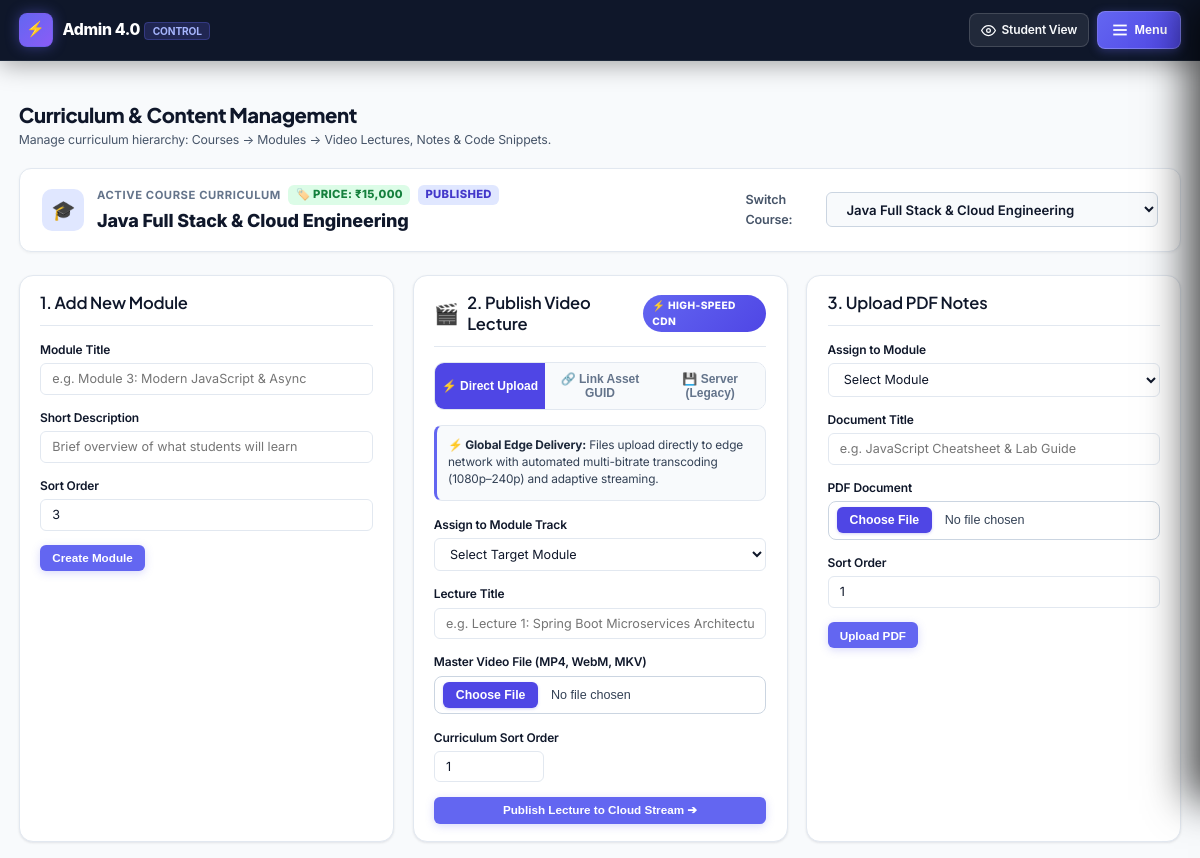
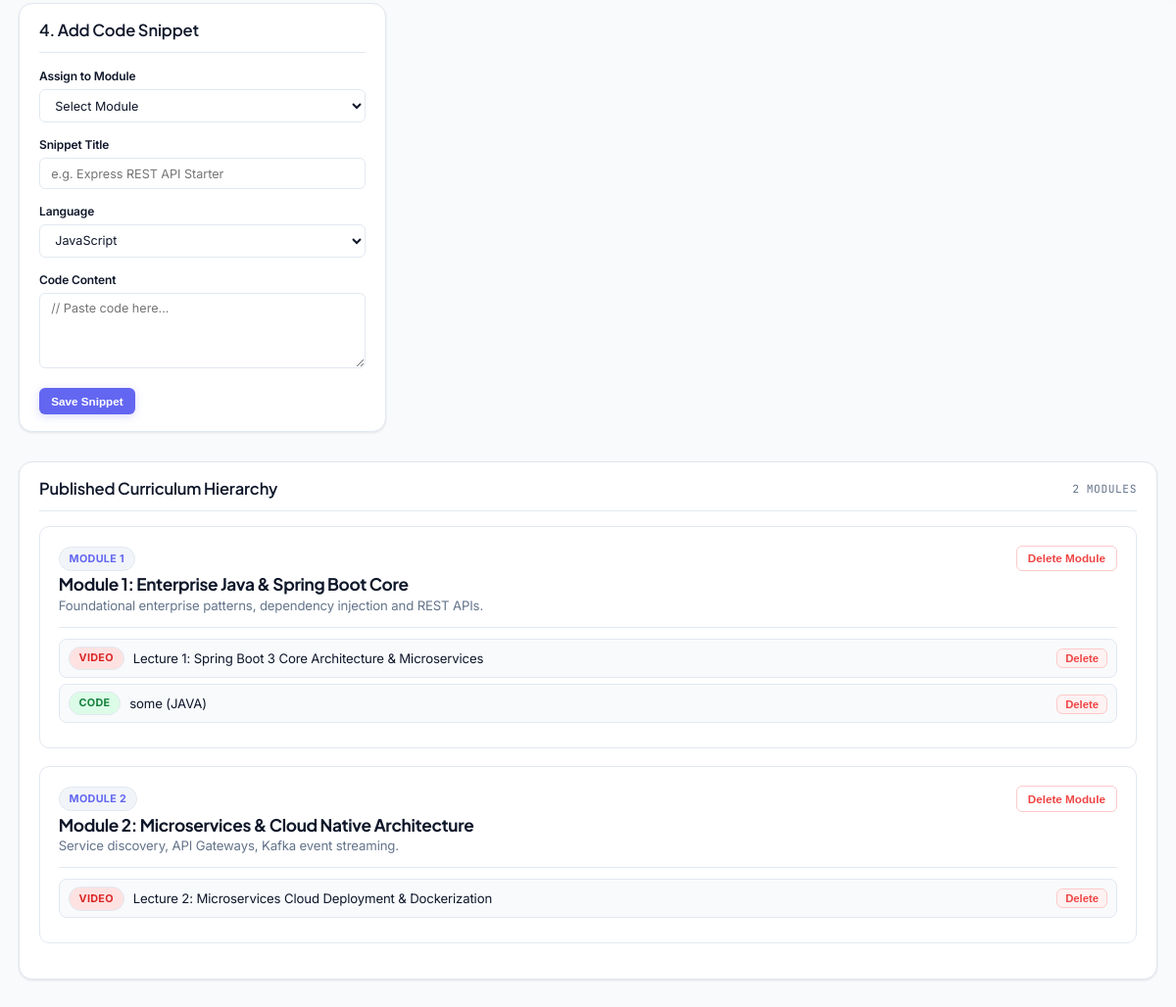
The app's page /admin-content.php (signed in) with its own data (2 pictures, top to bottom).
### tables this page shows
CREATE TABLE `courses` (
  `id` int(11) NOT NULL AUTO_INCREMENT,
  `title` varchar(150) NOT NULL,
  `slug` varchar(180) DEFAULT NULL,
  `description` text DEFAULT NULL,
  `level` varchar(50) DEFAULT 'Beginner to Advanced',
  `duration` varchar(50) DEFAULT '12 Weeks',
  `price` int(11) NOT NULL DEFAULT 15000,
  `status` varchar(20) NOT NULL DEFAULT 'published',
  `published_at` datetime DEFAULT NULL,
  `created_at` timestamp NOT NULL DEFAULT current_timestamp(),
  `updated_at` timestamp NOT NULL DEFAULT current_timestamp() ON UPDATE current_timestamp(),
  PRIMARY KEY (`id`),
  KEY `idx_courses_status` (`status`)
);

CREATE TABLE `modules` (
  `id` int(11) NOT NULL AUTO_INCREMENT,
  `course_id` int(11) NOT NULL,
  `title` varchar(150) NOT NULL,
  `description` text DEFAULT NULL,
  `sort_order` int(11) NOT NULL DEFAULT 0,
  `created_at` timestamp NOT NULL DEFAULT current_timestamp(),
  PRIMARY KEY (`id`),
  KEY `course_id` (`course_id`),
  CONSTRAINT `modules_ibfk_1` FOREIGN KEY (`course_id`) REFERENCES `courses` (`id`) ON DELETE CASCADE
);

CREATE TABLE `videos` (
  `id` int(11) NOT NULL AUTO_INCREMENT,
  `module_id` int(11) NOT NULL,
  `title` varchar(150) NOT NULL,
  `file_path` varchar(255) NOT NULL,
  `sort_order` int(11) NOT NULL DEFAULT 0,
  `created_at` timestamp NOT NULL DEFAULT current_timestamp(),
  `duration` varchar(20) DEFAULT NULL,
  `youtube_id` varchar(20) DEFAULT NULL COMMENT 'YouTube 11-char video ID',
  `video_url` varchar(500) DEFAULT NULL COMMENT 'External video URL (Bunny.net, Vimeo, etc)',
  `bunny_video_id` varchar(100) DEFAULT NULL,
  PRIMARY KEY (`id`),
  KEY `module_id` (`module_id`),
  CONSTRAINT `videos_ibfk_1` FOREIGN KEY (`module_id`) REFERENCES `modules` (`id`) ON DELETE CASCADE
);

CREATE TABLE `code_snippets` (
  `id` int(11) NOT NULL AUTO_INCREMENT,
  `module_id` int(11) NOT NULL,
  `title` varchar(150) NOT NULL,
  `language` varchar(50) NOT NULL DEFAULT 'html',
  `code` longtext NOT NULL,
  `sort_order` int(11) NOT NULL DEFAULT 0,
  `created_at` timestamp NOT NULL DEFAULT current_timestamp(),
  PRIMARY KEY (`id`),
  KEY `module_id` (`module_id`),
  CONSTRAINT `code_snippets_ibfk_1` FOREIGN KEY (`module_id`) REFERENCES `modules` (`id`) ON DELETE CASCADE
);

### admin-content.php (the view, shortened to what the rows shown need)
<?php
require_once __DIR__ . "/config.php";
require_once __DIR__ . "/includes/auth.php";
$courses = $pdo->query("SELECT * FROM courses ORDER BY id ASC")->fetchAll();
$selectedCourseId = isset($_GET['course_id']) ? (int)$_GET['course_id'] : ($courses[0]['id'] ?? 1);
$currentCourse = null;
foreach ($courses as $c) {
    if ((int)$c['id'] === $selectedCourseId) {
        $currentCourse = $c;
        break;
    }
}
$stmtModules = $pdo->prepare("SELECT * FROM modules WHERE course_id = ? ORDER BY sort_order ASC, id ASC");
$stmtModules->execute([$selectedCourseId]);
$modules = $stmtModules->fetchAll();
$videosByModule = [];
foreach ($pdo->query("SELECT * FROM videos ORDER BY sort_order ASC")->fetchAll() as $v) {
    $videosByModule[$v["module_id"]][] = $v;
}
$codeByModule = [];
foreach ($pdo->query("SELECT * FROM code_snippets ORDER BY sort_order ASC")->fetchAll() as $c) {
    $codeByModule[$c["module_id"]][] = $c;
}
?>
<!DOCTYPE html>
<html lang="en">
<head>
    <link rel="stylesheet" href="css/student.css?v=<?php echo time(); ?>">
</head>
<body>
    <main class="app-container">
        <div class="page-header">
            <div class="page-header-text">
                <h1>Curriculum & Content Management</h1>
            </div>
        </div>
        <div class="card" style="margin-bottom: 1.5rem; padding: 1.1rem 1.5rem; background: #ffffff; border: 1px solid #e2e8f0; border-radius: 12px; display: flex; align-items: center; justify-content: space-between; flex-wrap: wrap; gap: 1rem; box-shadow: 0 1px 3px rgba(0,0,0,0.05);">
            <div style="display: flex; align-items: center; gap: 0.85rem;">
                <div>
                    <div style="display: flex; align-items: center; gap: 0.5rem;">
                        <span style="font-size: 0.75rem; font-weight: 700; color: #64748b; text-transform: uppercase; letter-spacing: 0.05em;">Active Course Curriculum</span>
                        <span class="badge" style="background: #dcfce7; color: #15803d; font-weight: 800; font-size: 0.75rem; padding: 0.15rem 0.5rem; border-radius: 6px;">
                            🏷️ Price: ₹<?php echo number_format($currentCourse['price'] ?? 15000); ?>
                        </span>
                        <span class="badge" style="background: #e0e7ff; color: #4338ca; font-weight: 800; font-size: 0.75rem; padding: 0.15rem 0.5rem; border-radius: 6px;">
                            <?php echo strtoupper(e($currentCourse['status'] ?? 'published')); ?>
                        </span>
                    </div>
                    <div style="font-size: 1.2rem; font-weight: 800; color: #0f172a; margin-top: 0.1rem;"><?php echo e($currentCourse['title']); ?></div>
                </div>
            </div>
        </div>
        <div style="display: grid; grid-template-columns: repeat(auto-fit, minmax(min(100%, 300px), 1fr)); gap: 1.25rem; margin-bottom: 2rem;">
            <div class="card" style="margin-bottom: 0;">
                <div class="card-header">
                    <h2>1. Add New Module</h2>
                </div>
            </div>
            <div class="card" style="margin-bottom: 0;">
                <div class="card-header" style="display:flex; align-items:center; justify-content:space-between;">
                    <div style="display:flex; align-items:center; gap:0.55rem;">
                        <h2 style="margin:0;">2. Publish Video Lecture</h2>
                    </div>
                </div>
            </div>
            <div class="card" style="margin-bottom: 0;">
                <div class="card-header">
                    <h2>3. Upload PDF Notes</h2>
                </div>
            </div>
            <div class="card" style="margin-bottom: 0;">
                <div class="card-header">
                    <h2>4. Add Code Snippet</h2>
                </div>
            </div>
        </div>
        <section class="card">
            <div class="card-header">
                <h2>Published Curriculum Hierarchy</h2>
            </div>
            <?php if (empty($modules)): ?>
                <p style="color: var(--text-muted); padding: 1.5rem 0;">No modules have been created yet.</p>
            <?php else: ?>
                <?php foreach ($modules as $index => $m):
                    $mid = $m['id'];
                    $vids = $videosByModule[$mid] ?? [];
                    $code = $codeByModule[$mid] ?? [];
                ?>
                <div style="border: 1px solid var(--border); border-radius: var(--radius-md); padding: 1.25rem; margin-bottom: 1.25rem; background: var(--bg-surface);">
                    <div style="display: flex; align-items: flex-start; justify-content: space-between; flex-wrap: wrap; gap: 0.5rem; margin-bottom: 0.75rem;">
                        <div>
                            <span class="badge neutral" style="margin-bottom: 0.25rem;">Module <?php echo $index + 1; ?></span>
                            <h3 style="font-size: 1.15rem;"><?php echo e($m['title']); ?></h3>
                            <?php if (!empty($m['description'])): ?>
                                <p style="font-size: 0.88rem; color: var(--text-muted);"><?php echo e($m['description']); ?></p>
                            <?php endif; ?>
                        </div>
                        <form method="POST" style="display:inline" onsubmit="return confirm('Are you sure you want to delete this module and all its attached videos/notes?')">
<button type="submit" class="btn btn-secondary btn-sm" style="color: var(--danger); border-color: #fecaca;">
                            Delete Module
                    </div>
                    <div style="margin-top: 0.75rem; border-top: 1px solid var(--border); padding-top: 0.75rem;">
                        <?php foreach ($vids as $v): ?>
                        <div style="display: flex; align-items: center; gap: 0.6rem; padding: 0.45rem 0.6rem; margin-bottom: 0.4rem; border-radius: 8px; background: var(--bg-page); border: 1px solid var(--border);">
                            <span class="badge neutral" style="background: #fee2e2; color: #dc2626; flex-shrink: 0; white-space: nowrap;">VIDEO</span>
                            <span style="flex: 1; min-width: 0; overflow: hidden; text-overflow: ellipsis; white-space: nowrap; font-size: 0.88rem;" title="<?php echo e($v['title']); ?>"><?php echo e($v['title']); ?></span>
                            <form method="POST" style="display:inline" onsubmit="return confirm('Delete video?')">
<button type="submit" style="flex-shrink:0; white-space:nowrap; color:#ef4444; font-size:.75rem; font-weight:600; background:#fef2f2; border:1px solid #fecaca; padding:.2rem .55rem; border-radius:6px;">Delete</button>
</form>
                        </div>
                        <?php endforeach; ?>
                        <?php foreach ($code as $c): ?>
                        <div style="display: flex; align-items: center; gap: 0.6rem; padding: 0.45rem 0.6rem; margin-bottom: 0.4rem; border-radius: 8px; background: var(--bg-page); border: 1px solid var(--border);">
                            <span class="badge neutral" style="background: #dcfce7; color: #15803d; flex-shrink: 0; white-space: nowrap;">CODE</span>
                            <span style="flex: 1; min-width: 0; overflow: hidden; text-overflow: ellipsis; white-space: nowrap; font-size: 0.88rem;" title="<?php echo e($c['title']); ?>"><?php echo e($c['title']); ?> (<?php echo strtoupper(e($c['language'])); ?>)</span>
                            <form method="POST" style="display:inline" onsubmit="return confirm('Delete snippet?')">
<button type="submit" style="flex-shrink:0; white-space:nowrap; color:#ef4444; font-size:.75rem; font-weight:600; background:#fef2f2; border:1px solid #fecaca; padding:.2rem .55rem; border-radius:6px;">Delete</button>
</form>
                        </div>
                        <?php endforeach; ?>
                    </div>
                </div>
                <?php endforeach; ?>
            <?php endif; ?>
        </section>
    </main>
</body>
</html>

### records on screen
courses: price "15,000", status "PUBLISHED", title "Java Full Stack & Cloud Engineering"
modules: title "Module 1: Enterprise Java & Spring Boot Core", description "Foundational enterprise patterns, dependency injection and REST APIs."
videos: title "Lecture 1: Spring Boot 3 Core Architecture & Microservices"
code_snippets: title "some", language "JAVA"
modules: title "Module 2: Microservices & Cloud Native Architecture", description "Service discovery, API Gateways, Kafka event streaming."
videos: title "Lecture 2: Microservices Cloud Deployment & Dockerization"

### other values on screen
count($modules) "2"
form field value "Java Full Stack & Cloud Engineering"
